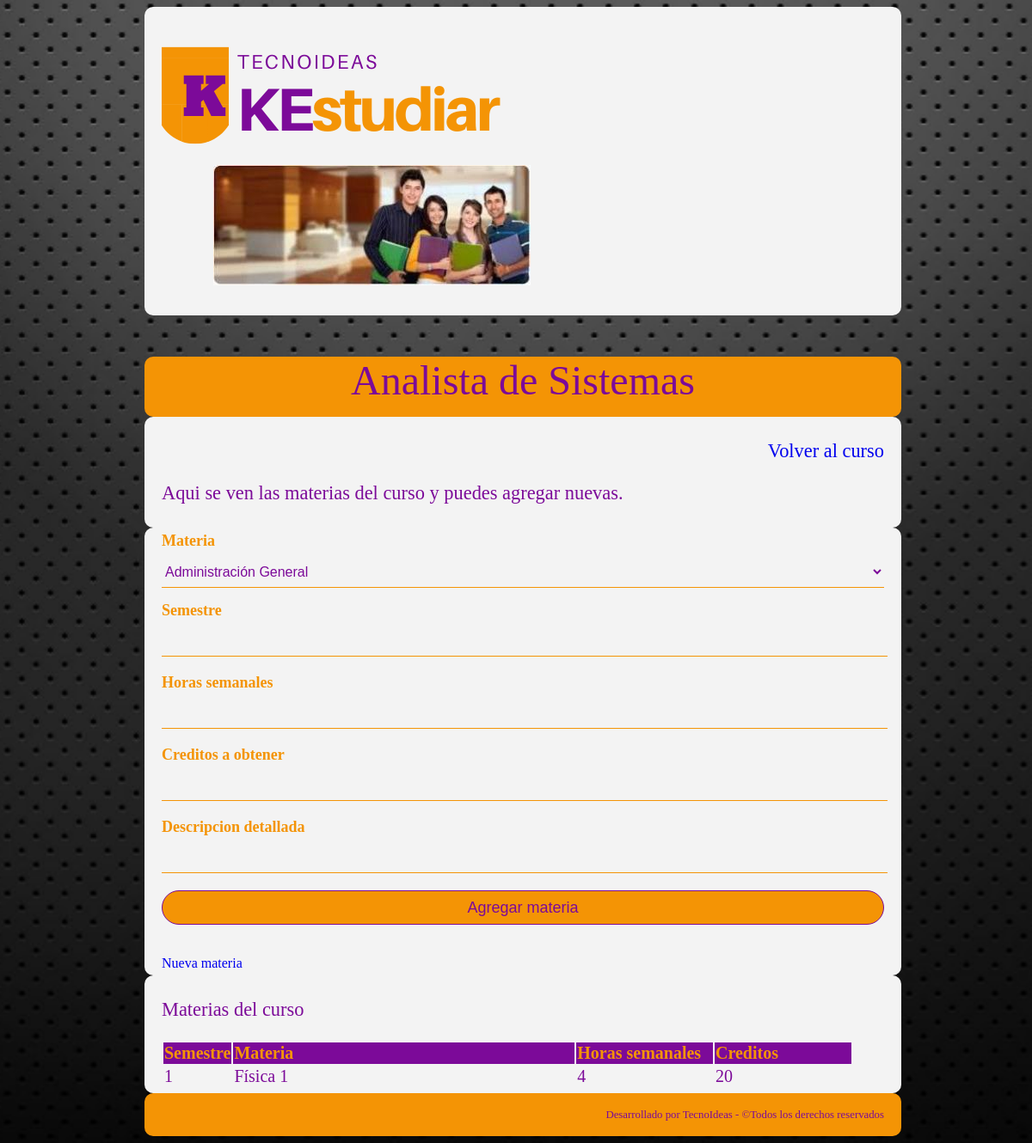
Screenshot of /materiaC/10/1/Facultad de Ingeniería/Analista de Sistemas with the database file from the repository.
### core/models.py (models this page shows, shortened)
class MateriasCurso(models.Model):
    curso = models.ForeignKey(Curso, on_delete = models.CASCADE)
    materia = models.ForeignKey(Materia, on_delete = models.CASCADE)
    semestre = models.IntegerField(default = 1, blank = False, null = False)
    horas = models.IntegerField(default = 0, blank = False, null = False)
    creditos = models.IntegerField(default = 0, blank = True, null = True)
    descripcion = models.TextField(blank = True, null = True)
    class Meta:
        verbose_name = 'Materia curso'
        verbose_name_plural = 'Materias curso'
        ordering = ['curso']

class Materia(models.Model):
    nombre = models.CharField(max_length = 100, blank = False, null = False)
    class Meta:
        verbose_name = 'Materia'
        verbose_name_plural = 'Materias'
        ordering = ['nombre']
    def __str__(self):
        return self.nombre

### core/views.py (the view, shortened to what this page needs)
# urls.py: path('materiaC/<id>/<institucion>/<nombre>/<cNombre>', materiaC, name = 'materiaC'),
def materiaC(request, id, institucion, nombre, cNombre):
    materiasC = MateriasCurso.objects.filter(curso=id)
    materia = Materia.objects.all().order_by('nombre')
    parametros = {
        'materiasC':materiasC,
        'materia':materia,
        'id':id,
        'institucion':institucion,
        'nombre':nombre,
        'cNombre':cNombre
    }
    return render(request, 'core/materiaC.html', parametros)

### core/templates/core/materiaC.html (shortened to what this page needs)
{% extends 'core/base.html' %}
{% load static %}
{% block body %}
<body>
	<header>
		<h1>
			<a href="{% url 'home' %}">
				<img src="{% static 'core/img/logoKE.png' %}" alt="logoKE.jpg">
			</a>
			<a id="imagen">
				<img src="{% static 'core/img/banner.jpg' %}" alt="banner"/>
			</a>
		</h1>
	</header>
	<section id="titulo">
		<p>{{ cNombre }}</p>
	</section>
	<section id="presentacion">
    <p style="text-align: right">
		<a href="{% url 'cursoM' id institucion nombre %}">Volver al curso</a>
		</p>
		<p>
			Aqui se ven las materias del curso y puedes agregar nuevas.
		</p>
	</section>
	<section id="formReg">
		<form action="" id="requisitoC" method="POST">
      <label for="Materia">Materia</label>
				<select id="cmateria" name="cboMateria">
				{% for m in materia %}
				<option
        value={{ m.id }}>{{m.nombre}}</option>
				{% endfor %}
			</select>
			<hr size="1" color = "#f49405"></hr>
      <label for="Semestre">Semestre</label>
      <input type="text" name="txtSemestre" id="txtSemestre">
      <label for="Horas">Horas semanales</label>
      <input type="text" name="txtHoras" id="txtHoras">
      <label for="Creditos">Creditos a obtener</label>
      <input type="text" name="txtCreditos" id="txtCreditos">
      <label for="Descripcion">Descripcion detallada</label>
      <input type="text" name="txtDescripcion" id="txtDescripcion">
			<input type="submit" name="btnAgregar" value="Agregar materia">
			<a href="{% url 'materia' id institucion nombre cNombre %}">Nueva materia</a>
		</form>
	</section>
	<section id="materias">
    <p>
      Materias del curso
    </p>
    <div id="tabla">
      <table>
        <thead>
          <tr>
            <th width="10%">Semestre</th>
						<th width="50%">Materia</th>
						<th width="20%">Horas semanales</th>
						<th width="20%">Creditos</th>
          </tr>
        </thead>
        {% for c in materiasC %}
        <tr id="col1">
          <td>{{c.semestre}}</td>
					<td>{{c.materia}}</td>
					<td>{{c.horas}}</td>
					<td>{{c.creditos}}</td>
        </tr>
        {% endfor %}
      </table>
    </div>
  </section>
	<footer>
		<p>Desarrollado por TecnoIdeas - ©Todos los derechos reservados</p>
	</footer>
</body>
{% endblock body %}

### core/static/core/css/estilos.css (style rules this page uses)
body { background: url(../img/fondo.jpg) fixed no-repeat center center; width: 100%; height: 100%; -webkit- background-size: cover; -moz- background-size: cover; -o- background-size: cover; background-size: cover; vertical-align: top; font-family: Calibri }
header { background: #f3f3f3; border-radius: 10px; padding: 5px 20px; width: 70%; height: 100%; margin: 0 auto; }
header h1, nav { display: inline-block; vertical-align: middle; }
a { text-decoration: none; }
header #imagen { padding: 60px; }
#titulo { background: #f49405; border-radius: 10px; padding: 0px 20px; width: 70%; height: 70px; margin: 0 auto; text-align: center; font-size: 48px; color: #7c0a99; }
#presentacion, #cursos, #locaciones, #requisitos, #materias { background: #f3f3f3; border-radius: 10px; padding: 5px 20px; width: 70%; height: 100%; margin: 0 auto; font-family: "Calibri"; font-size: 1.4em; color: #7c0a99; text-align: justify; }
footer { background: #f49405; border-radius: 10px; padding: 5px 20px; width: 70%; height: 100%; margin: 0 auto; font-family: "Calibri"; font-size: 0.8em; color: #7c0a99; text-align: right; }
#formReg { background: #f3f3f3; border-radius: 10px; padding: 5px 20px; width: 70%; height: 100%; margin: 0 auto; }
#formReg label { color: #f49405; margin: 0; padding: 0; font-weight: bold; font-size: 18px; display: block; }
#formReg input { width: 100%; margin-bottom: 20px; }
#formReg input[type="text"], #formReg input[type="password"], #formReg input[type="email"] { border: none; border-bottom: 1px solid #f49405; background: transparent; outline: none; height: 40px; color: #7c0a99; font-size: 16px }
#formReg input[type="submit"] { border: 1px solid #7c0a99; outline: none; height: 40px; background: #f49405; color: #7c0a99; font-size: 18px; border-radius: 20px; }
#cursos, #requisitos, #materias { background: #f3f3f3; border-radius: 10px; padding: 5px 20px; width: 70%; height: 100%; margin: 0 auto; align-content: center; border-collapse: collapse; text-align: left; }
#cmateria { width: 100%; color: #7c0a99; margin: 0; padding: 0; font-size: 16px; background: #f3f3f3; border: 0px; display: block; }
#tabla { font-family: Calibri; font-size: 20px; background-color: #f3f3f3; color: #7c0a99; }
th, td { padding: 10; border-bottom; solid 5px #f3f3f3; }
thead { background-color: #7c0a99; color: #f49405; }

### rows the page displays
MateriasCurso: semestre "1", materia "Física 1", horas "4", creditos "20"

### other values shown
{{ cNombre }} "Analista de Sistemas"
form field cboMateria "Administración General"
